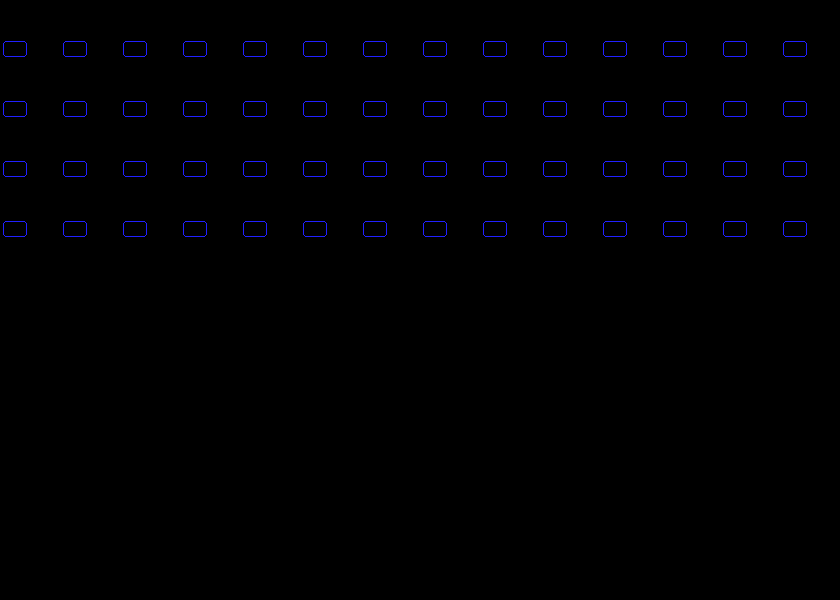

This game map was drawn from its Tiled (.tmx) file and the tilesets committed beside it. A one-line description and the trimmed map source follow:
An orthogonal 14x10 tile map with 60x60 px tiles, 1 tile layer (Camada de Tiles 1).

<map version="1.0" orientation="orthogonal" width="14" height="10" tilewidth="60" tileheight="60">
 <tileset firstgid="1" name="tile_1_31-21" tilewidth="31" tileheight="21">
  <image source="images/tile_1_31-21.png" width="31" height="21" />
 </tileset>
 <layer name="Camada de Tiles 1" width="14" height="10">
  <data>[140 cells, 56 non-empty, 1 distinct tile ids]</data>
 </layer>
</map>
